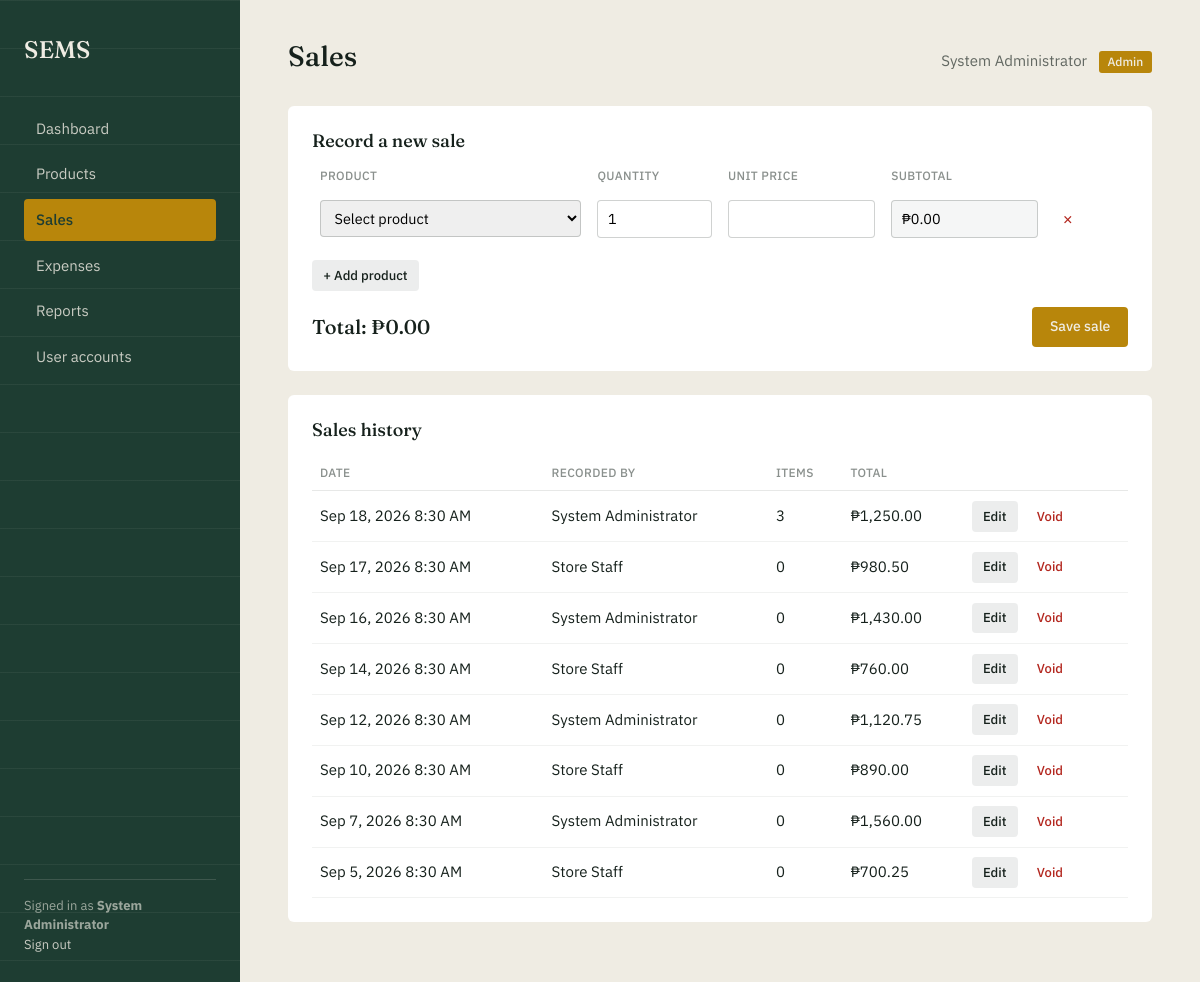
/sales.php (signed in), run on the app's committed database.
### tables this page shows
CREATE TABLE IF NOT EXISTS sales (
    id           INT AUTO_INCREMENT PRIMARY KEY,
    sale_date    DATETIME NOT NULL,
    total_amount DECIMAL(10,2) NOT NULL,
    user_id      INT NULL,
    FOREIGN KEY (user_id) REFERENCES users(id) ON DELETE SET NULL
);

CREATE TABLE IF NOT EXISTS users (
    id         INT AUTO_INCREMENT PRIMARY KEY,
    username   VARCHAR(50)  NOT NULL UNIQUE,
    password   VARCHAR(255) NOT NULL,
    role       ENUM('admin', 'staff') NOT NULL DEFAULT 'staff',
    full_name  VARCHAR(100) NOT NULL,
    created_at TIMESTAMP DEFAULT CURRENT_TIMESTAMP
);

### sales.php (the view, shortened to what this page needs)
<?php
require_once __DIR__ . '/db.php';
$fullName   = $_SESSION['full_name'] ?? 'User';
$role       = $_SESSION['role'] ?? 'staff';
$products     = [];
$salesHistory = [];
try {
    $stmt = $pdo->query("SELECT id, name, price, stock_qty FROM products ORDER BY name ASC");
    $products = $stmt->fetchAll();
    $stmt = $pdo->query("
        SELECT s.id, s.sale_date, s.total_amount, u.full_name,
               (SELECT COUNT(*) FROM sale_items si WHERE si.sale_id = s.id) AS item_count
        FROM sales s
        LEFT JOIN users u ON u.id = s.user_id
        ORDER BY s.sale_date DESC
        LIMIT 30
    ");
    $salesHistory = $stmt->fetchAll();
} catch (PDOException $e) {
    error_log('Sales page query failed: ' . $e->getMessage());
    $dataUnavailable = true;
}
function pesos($amount) {
    return '₱' . number_format((float) $amount, 2);
}
?>
<!DOCTYPE html>
<html lang="en">
<head>
<link href="https://cdn.jsdelivr.net/npm/bootstrap@5.3.3/dist/css/bootstrap.min.css" rel="stylesheet">
<link rel="stylesheet" href="style.css">
</head>
<body>
<div class="layout">
  <?php include __DIR__ . '/includes/sidebar.php'; ?>
  <main class="main">
    <div class="topbar">
      <h1>Sales</h1>
      <div class="welcome">
        <?php echo htmlspecialchars($fullName); ?>
        <span class="role-badge"><?php echo htmlspecialchars($role); ?></span>
      </div>
    </div>
    <div class="panel">
      <h2>Record a new sale</h2>
      <?php if (empty($products)): ?>
        <p class="empty-state">No products found. Add products to the database before recording a sale.</p>
      <?php else: ?>
        <form action="sales_process.php" method="POST" id="saleForm">
          <table class="line-items-table" id="itemsTable">
            <thead>
              <tr>
                <th style="width: 34%">Product</th>
                <th style="width: 16%">Quantity</th>
                <th style="width: 20%">Unit price</th>
                <th style="width: 20%">Subtotal</th>
                <th style="width: 10%"></th>
              </tr>
            </thead>
            <tbody id="itemsBody">
            </tbody>
          </table>
          <button type="button" class="btn btn-secondary btn-sm" id="addRowBtn">+ Add product</button>
          <div class="form-actions-row">
            <div class="grand-total">Total: <span id="grandTotal">₱0.00</span></div>
            <button type="submit" class="btn btn-primary">Save sale</button>
          </div>
        </form>
      <?php endif; ?>
    </div>
    <div class="panel">
      <h2>Sales history</h2>
      <?php if (empty($salesHistory)): ?>
        <p class="empty-state">No sales recorded yet.</p>
      <?php else: ?>
        <table class="data-table">
          <thead>
            <tr>
              <th>Date</th>
              <th>Recorded by</th>
              <th>Items</th>
              <th>Total</th>
              <th></th>
            </tr>
          </thead>
          <tbody>
            <?php foreach ($salesHistory as $sale): ?>
              <tr>
                <td><?php echo date('M j, Y g:i A', strtotime($sale['sale_date'])); ?></td>
                <td><?php echo htmlspecialchars($sale['full_name'] ?? '—'); ?></td>
                <td><?php echo (int) $sale['item_count']; ?></td>
                <td><?php echo pesos($sale['total_amount']); ?></td>
                <td>
                  <div class="row-actions">
                    <a href="sale_edit.php?id=<?php echo (int) $sale['id']; ?>" class="btn btn-secondary btn-sm">Edit</a>
                    <form action="sales_process.php" method="POST" onsubmit="return confirm('Void this sale? Stock quantities will be restored.');">
                      <button type="submit" class="btn btn-danger btn-sm">Void</button>
                    </form>
                  </div>
                </td>
              </tr>
            <?php endforeach; ?>
          </tbody>
        </table>
      <?php endif; ?>
    </div>
  </main>
</div>
</body>
</html>

### style.css (style rules this page uses)
:root { --ledger-green: #1E3D32; --ledger-green-light: #2B5646; --paper: #EFECE3; --paper-card: #FFFFFF; --ink: #16211C; --gold: #B8860B; --gold-hover: #9C7109; --error-red: #B3261E; --sale-color: #B8860B; --expense-color: #B3261E; }
* { box-sizing: border-box; }
body { margin: 0; font-family: 'IBM Plex Sans', sans-serif; color: var(--ink); background: var(--paper); }
.layout { display: flex; min-height: 100vh; }
.main { flex: 1; padding: 2.5rem 3rem; min-width: 0; }
.topbar { display: flex; justify-content: space-between; align-items: baseline; margin-bottom: 2rem; flex-wrap: wrap; gap: 0.5rem; }
.topbar h1 { font-family: 'Fraunces', serif; font-weight: 500; font-size: 1.75rem; margin: 0; }
.topbar .welcome { font-size: 0.9375rem; color: rgba(22, 33, 28, 0.65); }
.role-badge { display: inline-block; background: var(--gold); color: var(--paper); font-size: 0.75rem; font-weight: 500; padding: 0.15rem 0.55rem; border-radius: 3px; text-transform: capitalize; margin-left: 0.5rem; }
.panel { background: var(--paper-card); border-radius: 6px; padding: 1.5rem; margin-bottom: 1.5rem; }
.panel h2 { font-family: 'Fraunces', serif; font-weight: 500; font-size: 1.125rem; margin: 0 0 1rem; }
.data-table { width: 100%; border-collapse: collapse; font-size: 0.9375rem; }
.data-table th { text-align: left; font-size: 0.75rem; text-transform: uppercase; letter-spacing: 0.03em; color: rgba(22, 33, 28, 0.5); font-weight: 500; padding: 0.5rem 0.5rem; border-bottom: 1px solid rgba(22, 33, 28, 0.1); }
.data-table td { padding: 0.6rem 0.5rem; border-bottom: 1px solid rgba(22, 33, 28, 0.06); vertical-align: middle; }
.btn { display: inline-block; border: none; padding: 0.6rem 1.1rem; font-size: 0.875rem; font-weight: 500; font-family: 'IBM Plex Sans', sans-serif; border-radius: 4px; cursor: pointer; text-decoration: none; transition: background 0.15s ease; }
.btn-primary { background: var(--gold); color: var(--paper); }
.btn-secondary { background: rgba(22, 33, 28, 0.08); color: var(--ink); }
.btn-danger { background: transparent; color: var(--error-red); padding: 0.3rem 0.6rem; font-size: 0.8125rem; }
.btn-sm { padding: 0.35rem 0.7rem; font-size: 0.8125rem; }

### sales.php (style rules this page uses)
.line-items-table { width: 100%; border-collapse: collapse; margin-bottom: 1rem; }
.line-items-table th { text-align: left; font-size: 0.75rem; text-transform: uppercase; letter-spacing: 0.03em; color: rgba(22, 33, 28, 0.5); font-weight: 500; padding: 0 0.5rem 0.5rem; }
.form-actions-row { display: flex; justify-content: space-between; align-items: center; margin-top: 1rem; flex-wrap: wrap; gap: 1rem; }
.grand-total { font-family: 'Fraunces', serif; font-weight: 500; font-size: 1.25rem; }
.row-actions { display: flex; gap: 0.5rem; }

### data on the page
sales: sale_date "Sep 18, 2026 8:30 AM", user.full_name "System Administrator", item_count "3", total_amount "₱1,250.00"
sales: sale_date "Sep 17, 2026 8:30 AM", user.full_name "Store Staff", item_count "0", total_amount "₱980.50"
sales: sale_date "Sep 16, 2026 8:30 AM", user.full_name "System Administrator", item_count "0", total_amount "₱1,430.00"
sales: sale_date "Sep 14, 2026 8:30 AM", user.full_name "Store Staff", item_count "0", total_amount "₱760.00"
sales: sale_date "Sep 12, 2026 8:30 AM", user.full_name "System Administrator", item_count "0", total_amount "₱1,120.75"
sales: sale_date "Sep 10, 2026 8:30 AM", user.full_name "Store Staff", item_count "0", total_amount "₱890.00"
sales: sale_date "Sep 7, 2026 8:30 AM", user.full_name "System Administrator", item_count "0", total_amount "₱1,560.00"
sales: sale_date "Sep 5, 2026 8:30 AM", user.full_name "Store Staff", item_count "0", total_amount "₱700.25"

### other printed values
$navFullName "System Administrator"
$fullName "System Administrator"
$role "Admin"
